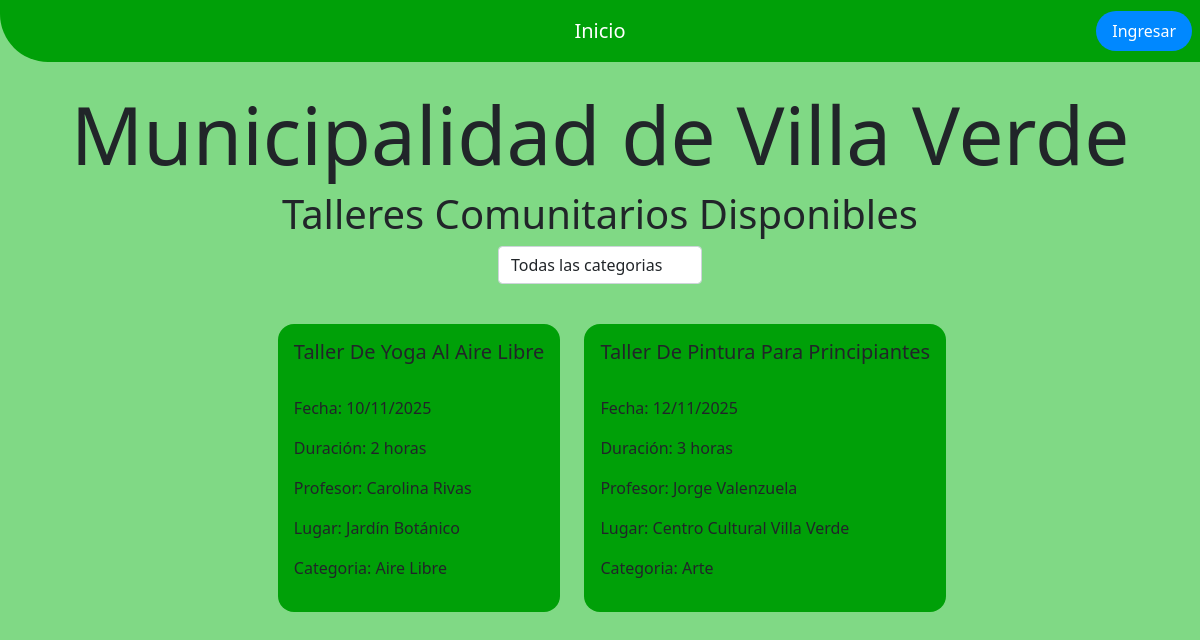
The page / on the database its author committed.
### core/models.py (models this page shows, shortened)
class Taller(models.Model):
    titulo = models.CharField(max_length=100)
    fecha = models.DateField()
    duracion_horas = models.FloatField(validators=[MinValueValidator(0)])
    estado = models.CharField(max_length=20, choices=(('pendiente', 'pendiente'),('aceptado', 'aceptado'),('rechazado', 'rechazado')), default='pendiente')
    profesor = models.ForeignKey(Profesor, null=True, blank=True, on_delete=models.CASCADE)
    lugar = models.ForeignKey(Lugar, on_delete=models.CASCADE)
    categoria = models.ForeignKey(Categoria, on_delete=models.CASCADE)
    observacion = models.CharField(max_length=200, null=True, blank=True)

class Profesor(models.Model):
    nombre_completo = models.CharField(max_length=50)
    def __str__(self):
        return self.nombre_completo

class Lugar(models.Model):
    nombre = models.CharField(max_length=50)
    def __str__(self):
        return self.nombre

class Categoria(models.Model):
    nombre = models.CharField(max_length=50)
    def __str__(self):
        return self.nombre

### core/views.py (the view)
# urls.py: path("", views.home_view, name='home'),
def home_view(request):
    try:
        categorias = Categoria.objects.all()
        talleres = Taller.objects.filter(estado='aceptado', fecha__gte=date.today()).order_by('fecha')
        categoria = request.GET.get('categoria')
        if categoria:
            try:
                categoria_id = int(categoria)
                talleres = talleres.filter(categoria_id=categoria_id)
            except (ValueError, TypeError):
                pass
        data = {
            'categorias': categorias,
            'talleres': talleres,
        }
        return render(request, 'core/index.html', data)
    except Exception as e:
        logger.error(f"Error in home_view: {e}")
        messages.error(request, "Error al cargar la página. Por favor, inténtelo de nuevo.")
        return render(request, 'core/index.html', {'categorias': [], 'talleres': []})

### core/templates/core/index.html (shortened to what this page needs)
{% extends 'core/base.html' %}
{% load static %}
{% block contenido %}
<h1 class="d-flex justify-content-center mt-4" style="font-size: max(min(7vw, 500%), 4vw)">Municipalidad de Villa Verde</h1>
<h1 class="d-flex justify-content-center">Talleres Comunitarios Disponibles</h1>
<section class="d-flex m-auto" style="width:fit-content;">
    <form method="get">
    <select class="form-control" name="categoria" onchange="this.form.submit()">
        <option value="">Todas las categorias</option>
    </select>
    </form>
</section>
<section class="d-flex gap-4 justify-content-center" style="margin-top: 5vh;">
    {% for taller in talleres %}
    <div class="taller">
        <h5>{{ taller.titulo|title }}</h5>
        <br>
        <p>Fecha: {{ taller.fecha|date:"d/m/Y" }}</p>
        <p>Duración: {{ taller.duracion_horas|floatformat:"0" }} horas</p>
        <p>Profesor: {{ taller.profesor }}</p>
        <p>Lugar: {{ taller.lugar }}</p>
        <p>Categoria: {{ taller.categoria }}</p>
    </div>
    {% endfor %}
</section>
{% endblock %}

### core/templates/core/base.html (shortened to what this page needs)
{% load static %}
<!DOCTYPE html>
<html lang="en">
<head>
    <link href="https://cdn.jsdelivr.net/npm/bootstrap@5.0.2/dist/css/bootstrap.min.css" rel="stylesheet">
    <link href="https://cdn.jsdelivr.net/npm/bootstrap-icons@1.10.5/font/bootstrap-icons.css" rel="stylesheet">
    <link rel="stylesheet" href="{% static 'core/css/estilos.css' %}">
</head>
<body>
    <div class="container-fluid p-0">
    {% include 'core/navbar.html' %}
    {% block contenido %}
    {% endblock %}
    </div>
</body>
</html>

### core/templates/core/navbar.html
{% load static %}
{% if user.is_authenticated %}
<nav class="navbar navbar-expand-lg navbar-dark sticky-top">
  <div class="container-fluid ps-5">
    <a class="navbar-brand" href="{% url 'home' %}">Inicio</a>
    <button class="navbar-toggler" type="button" data-bs-toggle="collapse" data-bs-target="#navbar-content" aria-controls="navbar-content" aria-expanded="false">
      <span class="navbar-toggler-icon"></span>
    </button>
    <div class="collapse navbar-collapse" id="navbar-content">
      <ul class="navbar-nav me-auto">
        <li class="nav-item">
          <a class="nav-link" href="{% url 'newTaller' %}">Crear taller</a>
        </li>
        <li class="nav-item">
          <a class="nav-link" href="{% url 'taller-list' %}">API Talleres</a>
        </li>
        <li class="nav-item">
          <a class="nav-link" href="{% url 'admin:login' %}">Admin</a>
        </li>
      </ul>
      <span class="navbar-text me-3 text-white">{{ request.user.username }}</span>
      <a class="logout nav-link text-white" href="{% url 'logout' %}">Cerrar sesión</a>
    </div>
  </div>
</nav>
{% else %}
<nav class="navbar navbar-expand navbar-dark sticky-top">
  <div class="container-fluid d-flex">
    <a class="navbar-brand m-auto" href="{% url 'home' %}">Inicio</a>
    <a class="ingresar nav-link text-white" href="{% url 'login' %}">Ingresar</a>
  </div>
</nav>
{% endif %}

### core/static/core/css/estilos.css (style rules this page uses)
body { background-color: rgb(128, 217, 133); }
.navbar { background-color: rgb(0, 160, 8); border-radius: 0 0 0 4vw; }
.ingresar { background-color: rgb(0, 136, 255); border-radius: 20px; right:1vh; position:absolute; }
.navbar-brand { transition: all 200ms; padding:8px; }
.taller { background-color: rgb(0, 160, 8); padding: 2vh; border-radius: 2vh; }

### rows shown on the page
Taller: titulo "Taller De Yoga Al Aire Libre", fecha "10/11/2025", duracion_horas "2", profesor "Carolina Rivas", lugar "Jardín Botánico", categoria "Aire Libre"
Taller: titulo "Taller De Pintura Para Principiantes", fecha "12/11/2025", duracion_horas "3", profesor "Jorge Valenzuela", lugar "Centro Cultural Villa Verde", categoria "Arte"
